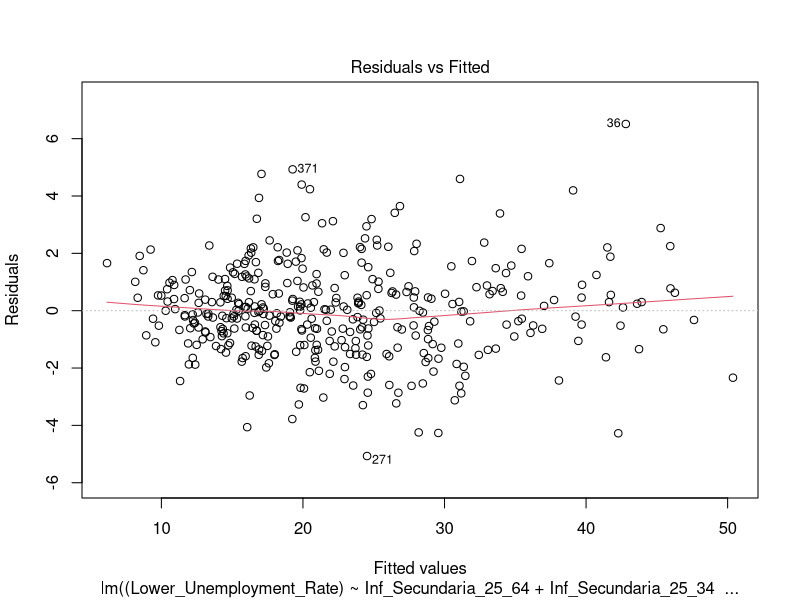
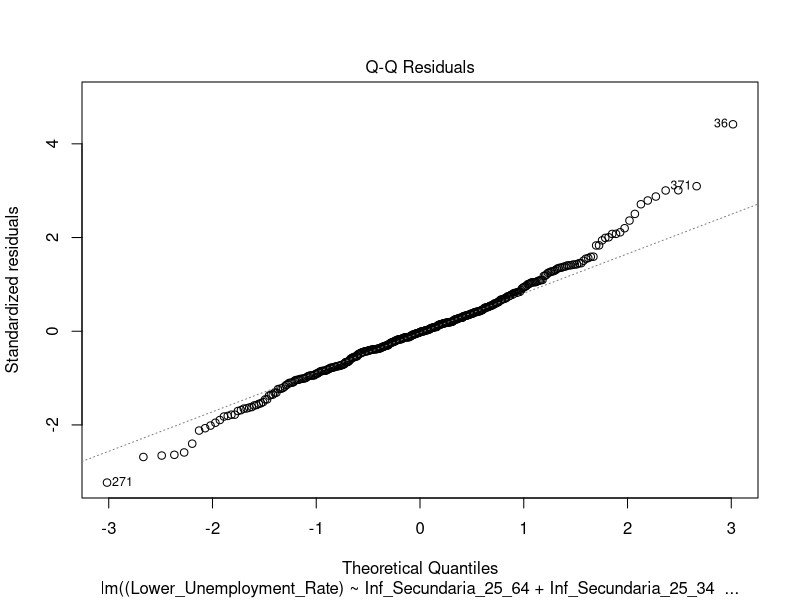
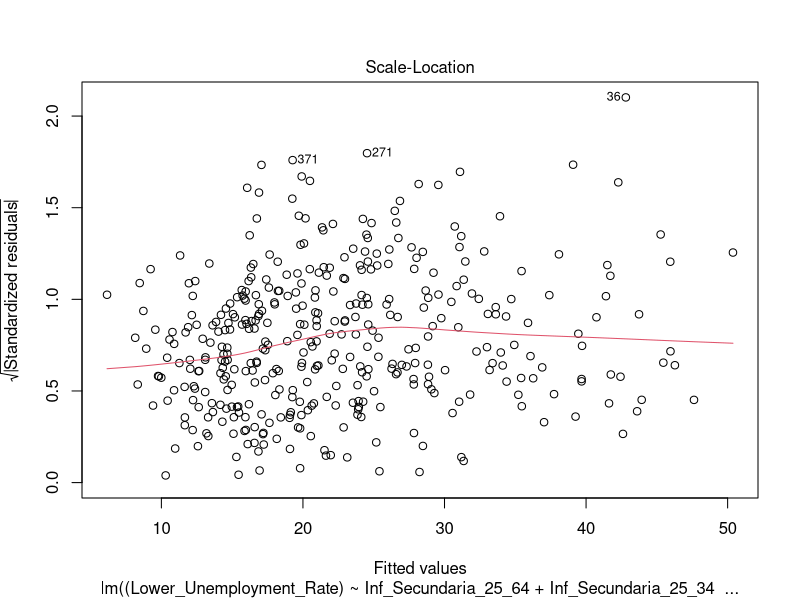
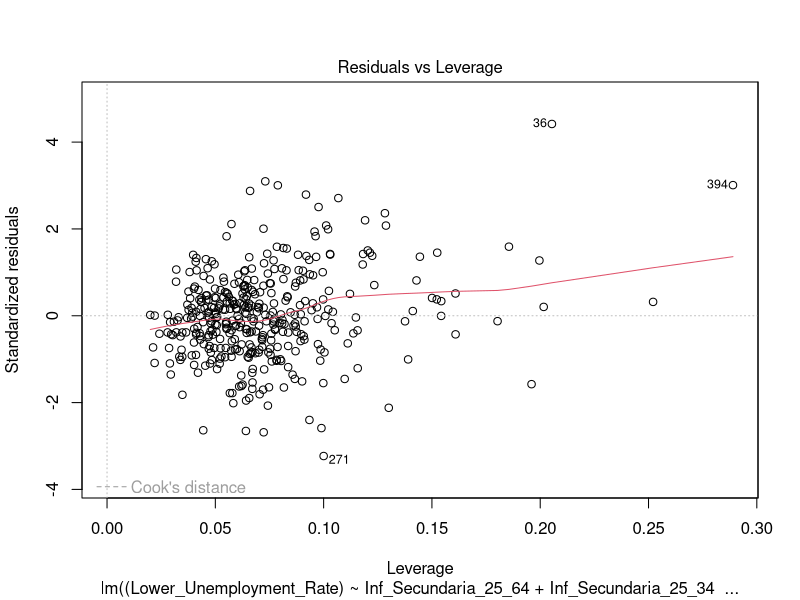
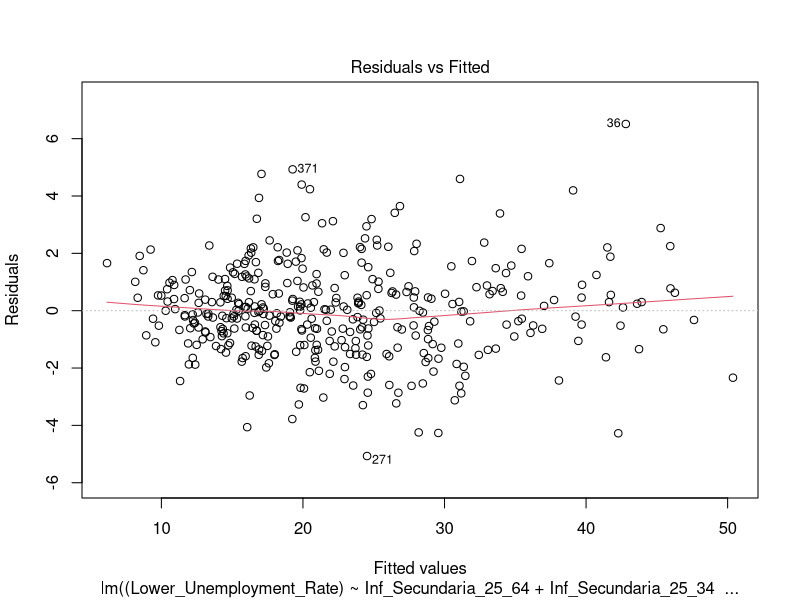
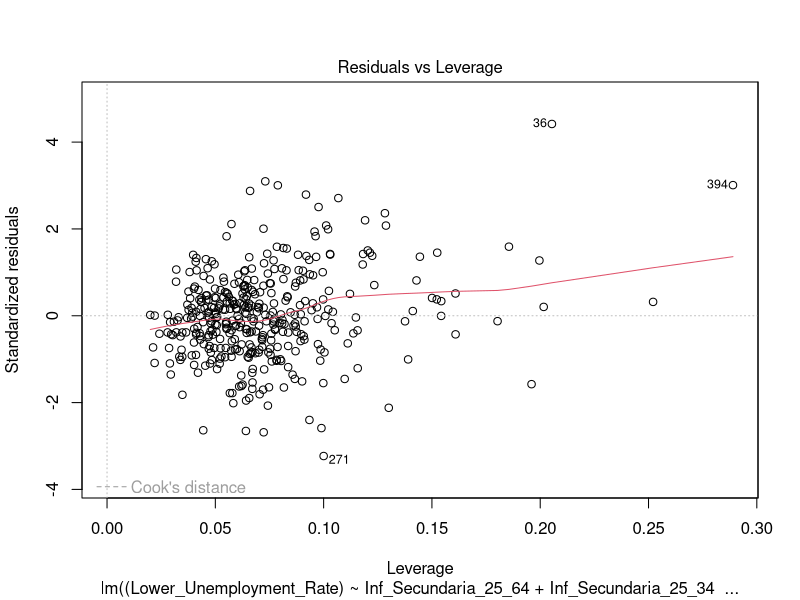
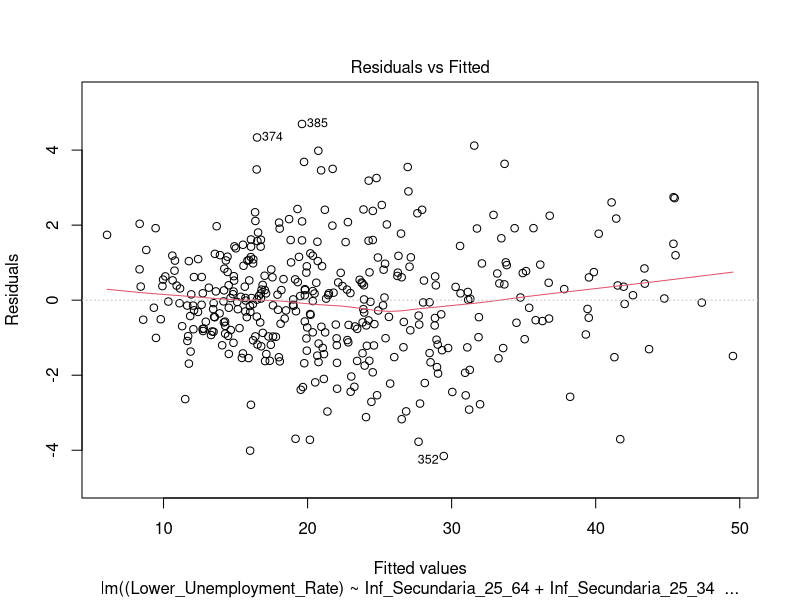
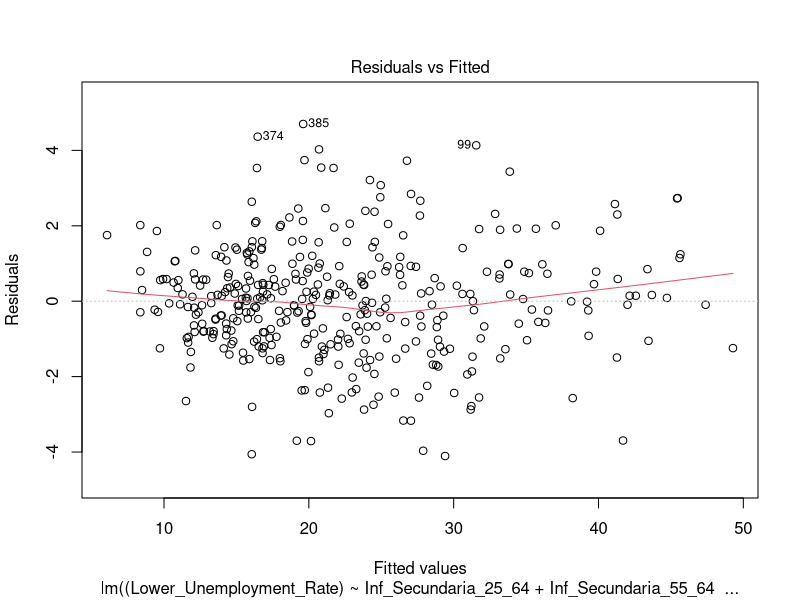

The R script that drew these images, in order:
#Set the same seed
set.seed(123)

library(tidyverse)
library(dplyr)
library(MASS)
library(car)

data1 <- read.csv("./dataset1.csv")
data2 <- read.csv("./dataset2.csv")
summary(data1)
summary(data2)
#names of columns
names(data1)
names(data2)

#Mixing both datasets
mixedDf <- inner_join(data1, data2, by = c("CCAA", "Sex", "Year"))

#Remove NAs values
mixedDf <- na.omit(mixedDf)
summary(mixedDf)
dim(mixedDf)

# Mod1 using F1
mod1 <- lm((Lower_Unemployment_Rate) ~ Inf_Secundaria_25_64 + Inf_Secundaria_25_34 + 
             Inf_Secundaria_55_64 + Segunda_Etapa_25_64 + Segunda_Etapa_25_34 + 
             Segunda_Etapa_55_64 + Superior_25_64 + Superior_25_34 + Superior_55_64 +
             Age12_Suitability + Age15_Suitability + Middle_Unemployment_Rate + 
             Upper_Unemployment_Rate + Lower_Emp_Rate_25_64 + Lower_Emp_Rate_25_34 +
             Middle_Emp_Rate_25_64 + Middle_Emp_Rate_25_34 + Upper_Emp_Rate_25_64 + 
             Upper_Emp_Rate_25_34 + Lower_Activity_Rate_25_64 + Lower_Activity_Rate_25_34 +
             Middle_Activity_Rate_25_64 + Middle_Activity_Rate_25_34 + 
             Upper_Activity_Rate_25_64 + Upper_Activity_Rate_25_34 + Sex + Year, data = mixedDf)

#Plotting mod1
plot(mod1)

# Summary 
summary(mod1)

#Firstly we will detect and eliminate the noise
######Checking for outliers######
plot(mod1,1)

res_stud <- rstudent(mod1)
outliers <- which(abs(res_stud) > 3)
print(outliers)

######Leverage points######
plot(mod1,5)
sort(cooks.distance(mod1))
#We can see that firstly the observations 36, 306 and 373 could be outliers in the 
#Residuals vs Fitted plot (line 43). 
#Moreover, looking ate the Residuals vs Leverage plot (line 50), 
#the values 36 abd 394 could also be leverage points
#Aditionaly, in lines 84 and 85 we computed the outliers with the formula, with this
#we can see that the observations 303, 370 and 391 are also outliers.
#We proceed with the elimination

noise_names <- c("36", "268", "271", "368", "370", "371", "373", "391", "394")

#Filter the original dataset finding the four values
mixedDfSubset <- mixedDf[!(rownames(mixedDf) %in% noise_names), ]

summary(mixedDfSubset)

#Now that the outliers and leverage points have been erased, we will create again our model

mod_clean <- lm((Lower_Unemployment_Rate) ~ Inf_Secundaria_25_64 + Inf_Secundaria_25_34 + 
                  Inf_Secundaria_55_64 + Segunda_Etapa_25_64 + Segunda_Etapa_25_34 + 
                  Segunda_Etapa_55_64 + Superior_25_64 + Superior_25_34 + Superior_55_64 +
                  Age12_Suitability + Age15_Suitability + Middle_Unemployment_Rate + 
                  Upper_Unemployment_Rate + Lower_Emp_Rate_25_64 + Lower_Emp_Rate_25_34 +
                  Middle_Emp_Rate_25_64 + Middle_Emp_Rate_25_34 + Upper_Emp_Rate_25_64 + 
                  Upper_Emp_Rate_25_34 + Lower_Activity_Rate_25_64 + Lower_Activity_Rate_25_34 +
                  Middle_Activity_Rate_25_64 + Middle_Activity_Rate_25_34 + 
                  Upper_Activity_Rate_25_64 + Upper_Activity_Rate_25_34 + Sex + Year, data = mixedDfSubset)
summary(mod_clean)

#####Backward elimination#####

#For the first part of backward elimination, we will use the step() function in order to take
#the variables that could be relevant.
#This function does the backward elimination process by iteratively removing predictors
#in the model in order to optimise the AIC.
reducedModel <- step(mod_clean, direction = "backward")
summary(reducedModel)
# Compare models using AIC and BIC - lowest is better
AIC(mod_clean, reducedModel)
BIC(mod_clean, reducedModel)
#Both the AIC and BIC went down, meaning that the reduced model is better

#We will plot now the Residuals vs Fitted plot
plot(reducedModel, 1)
#Kind of a linear trend
#Now we will check the distribution of the residuals
shapiro.test(residuals(reducedModel))
#Slightly below the standard significance level of 0.05 (0.04576), 
#meaning that the residuals do not follow a normal distribution.
#However, it is very close to the threshold, so we will assume the
#normality assumption as "nearly satisfied"

#Now we will go on with the backward elimination, this time manually to reduce the amount of 
#variables, as we have some that might not be useful. We will determine a significance level
#of: alpha = 0.05

#Firstly, we will take out the variable Inf_Secundaria_25_34 with p-value of 0.09949
reducedModel2 <- lm((Lower_Unemployment_Rate) ~ Inf_Secundaria_25_64 + Inf_Secundaria_55_64 + 
                   Segunda_Etapa_25_34 + Superior_25_34 + Age12_Suitability + Age15_Suitability +
                   Middle_Unemployment_Rate + Upper_Unemployment_Rate + Lower_Emp_Rate_25_64 + 
                   Lower_Emp_Rate_25_34 + Middle_Emp_Rate_25_64 + Upper_Emp_Rate_25_64 + Upper_Emp_Rate_25_34 +
                   Lower_Activity_Rate_25_64 + Lower_Activity_Rate_25_34 + Middle_Activity_Rate_25_64 +
                   Upper_Activity_Rate_25_64 + Upper_Activity_Rate_25_34 + Year, data = mixedDfSubset)
summary(reducedModel2)
plot(reducedModel2,1)
plot(reducedModel2,5)

# Compare models again by using AIC and BIC
AIC(reducedModel, reducedModel2)
BIC(reducedModel, reducedModel2)
#Although the AIC slightly increased (~ 1 unit more), the BIC also slightly decreased (by ~ 3 units)
#For our purpose, we will choose the model with less variables

#Delete Superior_25_34 with p-value of 0.14719    
reducedModel3 <- lm((Lower_Unemployment_Rate) ~ Inf_Secundaria_25_64 + Inf_Secundaria_55_64 + 
                      Segunda_Etapa_25_34 + Age12_Suitability + Age15_Suitability + Middle_Unemployment_Rate + 
                      Upper_Unemployment_Rate + Lower_Emp_Rate_25_64 + Lower_Emp_Rate_25_34 + 
                      Middle_Emp_Rate_25_64 + Upper_Emp_Rate_25_64 + Upper_Emp_Rate_25_34 +
                      Lower_Activity_Rate_25_64 + Lower_Activity_Rate_25_34 + Middle_Activity_Rate_25_64 +
                      Upper_Activity_Rate_25_64 + Upper_Activity_Rate_25_34 + Year, data = mixedDfSubset)

summary(reducedModel3)
#AIC and BIC tests
AIC(reducedModel2, reducedModel3)
BIC(reducedModel2, reducedModel3)
#Now, no significant changes have occurred on the AIC, however, the BIC has decreased, meaning that
#the reducedModel3 could be better, we will use this one.

#Delete Inf_Secundaria_25_64 with p-value of 0.072997
reducedModel4 <- lm((Lower_Unemployment_Rate) ~ Inf_Secundaria_55_64 + Segunda_Etapa_25_34 + 
                      Age12_Suitability + Age15_Suitability + Middle_Unemployment_Rate + 
                      Upper_Unemployment_Rate + Lower_Emp_Rate_25_64 + Lower_Emp_Rate_25_34 + 
                      Middle_Emp_Rate_25_64 + Upper_Emp_Rate_25_64 + Upper_Emp_Rate_25_34 +
                      Lower_Activity_Rate_25_64 + Lower_Activity_Rate_25_34 + Middle_Activity_Rate_25_64 +
                      Upper_Activity_Rate_25_64 + Upper_Activity_Rate_25_34 + Year, data = mixedDfSubset)

summary(reducedModel4)
#AIC and BIC tests
AIC(reducedModel3, reducedModel4)
BIC(reducedModel3, reducedModel4)
#Finally, when deleting the Inf_Secundaria_25_64 predictor, both AIC and BIC increases drastically,
#meaning that the reduced model isn't the most appropiate one. Then, we will take the reducedModel3
#as our final model.

#Checking Collinearity
vif(reducedModel3)

#The are lots of related variables that we will have to remove
model_no_collinearity <- lm(
  Lower_Unemployment_Rate ~ Inf_Secundaria_55_64 + Segunda_Etapa_25_34 + 
    Age12_Suitability + Age15_Suitability + Middle_Unemployment_Rate + 
    Upper_Unemployment_Rate + Sex + Year, data = mixedDfSubset
)

summary(model_no_collinearity)
#Now we can see that the Inf_Secundaria_55_64 predictor has a high p-value, we will see if we
#have to delete it
model_no_collinearity2 <- lm(
  Lower_Unemployment_Rate ~ 
    Segunda_Etapa_25_34 + Age12_Suitability + Age15_Suitability + Middle_Unemployment_Rate + 
    Upper_Unemployment_Rate + Sex + Year, data = mixedDfSubset
)
summary(model_no_collinearity2)
AIC(model_no_collinearity, model_no_collinearity2)
BIC(model_no_collinearity, model_no_collinearity2)
#Both AIC and BIC reduces, meaning that the second model is more appropiate than the other

#Now we will also delete the variable Age12_Suitability as it has a p-value of 0.06713
model_no_collinearity3 <- lm(
  Lower_Unemployment_Rate ~ 
    Segunda_Etapa_25_34 + Age15_Suitability + Middle_Unemployment_Rate + 
    Upper_Unemployment_Rate + Sex + Year, data = mixedDfSubset
)
summary(model_no_collinearity3)
AIC(model_no_collinearity2, model_no_collinearity3)
BIC(model_no_collinearity2, model_no_collinearity3)
#AIC increased ~ 1 unit and BIC decreased ~ 2 units, therefore, we will consider the model with
#less variables
finalModel <- model_no_collinearity3

#check the collinearity again (It's correct now)
vif(finalModel)

#confidence intervals
confint(finalModel)

###### INFERENCE: F-TEST ######
# H0: beta_1 = beta_2 = ... = beta_8 = 0
# H1: At least one beta_i != 0

#1. Obtain summary statistics
mod_summary <- summary(finalModel)
n <- nrow(mixedDfSubset)
p <- length(coef(finalModel)) - 1

# 2. Calculate the F-statistic
TSS <- sum((mixedDfSubset$Lower_Unemployment_Rate - mean(mixedDfSubset$Lower_Unemployment_Rate))^2)
RSS <- deviance(finalModel)
df_num <- p
df_den <- n - (p + 1)

Fstat <- ((TSS - RSS)/df_num)/(RSS/df_den)

#3. Critical value F alpha (alpha = 0.05)
F_alpha <- qf(0.05, df_num, df_den, lower.tail = FALSE)

#4. Final decision
reject_H0_F <- Fstat > F_alpha
p_val_F <- pf(Fstat, df_num, df_den, lower.tail = FALSE)

cat("F-statistic:", Fstat, "\nF-critical:", F_alpha, "\nReject H0:", 
    reject_H0_F, "\nP-value:", p_val_F)
#The fact that the null hypothesis is rejected means that our model with 6 variables
#is better than the model given by the average


###### INFERENCE: T-TESTS ######
#We extract the summary of our final model
mods = summary(finalModel)

#The coefficients table includes Estimates, Std. Errors, t-values, and p-values
mods$coefficients
#Hypothesis test for a specific parameter (Year)
#H0: beta_year = 0 (Year has no effect on Unemployment)
#H1: beta_year != 0 (Year is a significant predictor)

#Extracting the t-statistic and p-value from the summary
#["Year", 3] is the t-value, ["Year", 4] is the Pr(>|t|)
#We look for the row "Year"
beta_year_test <- mods$coefficients["Year", 3]
p_value_year <- mods$coefficients["Year", 4]

#Print the test statistic and p-value from R's calculation
beta_year_test
p_value_year

#Let's compute it manually for the "Year" variable:
#t = Estimate / Std. Error
t_year <- mods$coefficients["Year", "Estimate"] / mods$coefficients["Year", "Std. Error"]
t_year

#What is the critical value setting a significance level of 0.05?
#Degrees of freedom: n - (p + 1) -> finalModel$df.residual
alpha_level <- 0.05
t_crit_upp <- qt(alpha_level/2, finalModel$df.residual, lower.tail = FALSE) 
t_crit_upp

#We can see that the distribution is symetric
#We don't really need t_crit_low because we use absolute values for a two-tailed test.
t_crit_low <- qt(alpha_level/2, finalModel$df.residual)
t_crit_low

#Compare values: We reject H0 if |t| > t_crit_upp
abs(t_year) > t_crit_upp
#We reject H0, meaning that the year is a significant predictor in our model


#Hypothesis test for Segunda_Etapa_25_34 parameter
#H0: beta_Segunda_Etapa_25_34 = 0 (Segunda_Etapa_25_34 has no effect on Unemployment)
#H1: beta_Segunda_Etapa_25_34 != 0 (Segunda_Etapa_25_34 is a significant predictor)

#Extracting the t-statistic and p-value from the summary
#["Segunda_Etapa_25_34", 3] is the t-value, ["Segunda_Etapa_25_34", 4] is the Pr(>|t|)
#We look for the row "Segunda_Etapa_25_34"
beta_segunda_25_34_test <- mods$coefficients["Segunda_Etapa_25_34", 3]
p_value_segunda_25_34 <- mods$coefficients["Segunda_Etapa_25_34", 4]

#Print the test statistic and p-value from R's calculation
beta_segunda_25_34_test
p_value_segunda_25_34

#Let's compute it manually for the "Segunda_Etapa_25_34" variable:
#t = Estimate / Std. Error
t_segunda_25_34 <- mods$coefficients["Segunda_Etapa_25_34", "Estimate"] / mods$coefficients["Segunda_Etapa_25_34", "Std. Error"]
t_segunda_25_34

#Compare values: We reject H0 if |t| > t_crit_upp
abs(t_segunda_25_34) > t_crit_upp
#We reject H0, meaning that the Segunda_Etapa_25_34 is a significant predictor in our model


#Hypothesis test for Middle_Unemployment_Rate parameter
#H0: beta_Middle_Unemployment_Rate = 0 (Middle_Unemployment_Rate has no effect on Unemployment)
#H1: beta_Middle_Unemployment_Rate != 0 (Middle_Unemployment_Rate is a significant predictor)

#Extracting the t-statistic and p-value from the summary
#["Middle_Unemployment_Rate", 3] is the t-value, ["Middle_Unemployment_Rate", 4] is the Pr(>|t|)
#We look for the row "Middle_Unemployment_Rate"
beta_Middle_Unemployment_Rate_test <- mods$coefficients["Middle_Unemployment_Rate", 3]
p_value_Middle_Unemployment_Rate <- mods$coefficients["Middle_Unemployment_Rate", 4]

#Print the test statistic and p-value from R's calculation
beta_Middle_Unemployment_Rate_test
p_value_Middle_Unemployment_Rate

#Let's compute it manually for the "Middle_Unemployment_Rate" variable:
#t = Estimate / Std. Error
t_Middle_Unemployment_Rate <- mods$coefficients["Middle_Unemployment_Rate", "Estimate"] / mods$coefficients["Middle_Unemployment_Rate", "Std. Error"]
t_Middle_Unemployment_Rate

#Compare values: We reject H0 if |t| > t_crit_upp
abs(t_Middle_Unemployment_Rate) > t_crit_upp
#We reject H0, meaning that the Middle_Unemployment_Rate is a significant predictor in our model

summary(finalModel)
#Hypothesis test for Middle_Unemployment_Rate parameter
#H0: beta_Age15_Suitability = 0 (Middle_Unemployment_Rate has no effect on Unemployment)
#H1: beta_Age15_Suitability != 0 (Middle_Unemployment_Rate is a significant predictor)

#Extracting the t-statistic and p-value from the summary
#["Upper_Unemployment_Rate", 3] is the t-value, ["Upper_Unemployment_Rate", 4] is the Pr(>|t|)
#We look for the row "Upper_Unemployment_Rate"
beta_Upper_Unemployment_Rate_test <- mods$coefficients["Upper_Unemployment_Rate", 3]
p_value_Upper_Unemployment_Rate <- mods$coefficients["Upper_Unemployment_Rate", 4]

#Print the test statistic and p-value from R's calculation
beta_Upper_Unemployment_Rate_test
p_value_Upper_Unemployment_Rate

#Let's compute it manually for the "Upper_Unemployment_Rate" variable:
#t = Estimate / Std. Error
t_Upper_Unemployment_Rate <- mods$coefficients["Upper_Unemployment_Rate", "Estimate"] / mods$coefficients["Upper_Unemployment_Rate", "Std. Error"]
t_Upper_Unemployment_Rate

#Compare values: We reject H0 if |t| > t_crit_upp
abs(t_Upper_Unemployment_Rate) > t_crit_upp
#We reject H0, meaning that the Upper_Unemployment_Rate is a significant predictor in our model
summary(finalModel)
#Hypothesis test for Age15_Suitability parameter
#H0: beta_Age15_Suitability = 0 (Age15_Suitability has no effect on Unemployment)
#H1: beta_Age15_Suitability != 0 (Age15_Suitability is a significant predictor)

#Extracting the t-statistic and p-value from the summary
#["Age15_Suitability", 3] is the t-value, ["Age15_Suitability", 4] is the Pr(>|t|)
#We look for the row "Age15_Suitability"
beta_Age15_Suitability_test <- mods$coefficients["Age15_Suitability", 3]
p_value_Age15_Suitability <- mods$coefficients["Age15_Suitability", 4]

#Print the test statistic and p-value from R's calculation
beta_Age15_Suitability_test
p_value_Age15_Suitability

#Let's compute it manually for the "Age15_Suitability" variable:
#t = Estimate / Std. Error
t_Age15_Suitability <- mods$coefficients["Age15_Suitability", "Estimate"] / mods$coefficients["Age15_Suitability", "Std. Error"]
t_Age15_Suitability

#Compare values: We reject H0 if |t| > t_crit_upp
abs(t_Age15_Suitability) > t_crit_upp
#We reject H0, meaning that the Age15_Suitability is a significant predictor in our model


#Hypothesis test for SexMale parameter
#H0: beta_Sex = 0 (SexMale has no effect on Unemployment)
#H1: beta_Sex != 0 (SexMale is a significant predictor)

#Extracting the t-statistic and p-value from the summary
#["SexMale", 3] is the t-value, ["SexMale", 4] is the Pr(>|t|)
#We look for the row "SexMale"
beta_SexMale_test <- mods$coefficients["SexMale", 3]
p_value_SexMale <- mods$coefficients["SexMale", 4]

#Print the test statistic and p-value from R's calculation
beta_SexMale_test
p_value_SexMale

#Let's compute it manually for the "SexMale" variable:
#t = Estimate / Std. Error
t_SexMale <- mods$coefficients["SexMale", "Estimate"] / mods$coefficients["SexMale", "Std. Error"]
t_SexMale

#Compare values: We reject H0 if |t| > t_crit_upp
abs(t_SexMale) > t_crit_upp
#We reject H0, meaning that the Age15_Suitability is a significant predictor in our model

###############################
# MODEL DIAGNOSTICS FOR THE FINAL MODEL
###############################

#Diagnostic plots for the final model
plot(finalModel,1)
plot(finalModel,2)
plot(finalModel,3)
plot(finalModel,4)

##########   RESULTS   ##########
#The residuals appear randomly scattered around zero, 
#suggesting that the linearity assumption is reasonably satisfied.
#The Q-Q plot shows that most residuals lie close to the theoretical line, 
#indicating approximate normality with some deviations in the extreme values.

#The diagnostic plots suggest that the main assumptions of the
#linear regression model are reasonably satisfied

#Normality test for residuals
shapiro.test(residuals(finalModel))
#Residuals are approximately normally distributed, with slight deviations in the tails.


#Confidence interval of the final model
confint(finalModel)

##########   TRAINING/TESTING   ##########

#We are going to split the dataset in 70% Training and 30% Testing

train_index <- sample(1:nrow(mixedDfSubset), 0.7 * nrow(mixedDfSubset))

train_data <- mixedDfSubset[train_index, ]
test_data <- mixedDfSubset[-train_index, ]

model_train <- lm(
  Lower_Unemployment_Rate ~ 
    Segunda_Etapa_25_34 + Age15_Suitability + Middle_Unemployment_Rate + 
    Upper_Unemployment_Rate + Sex + Year, data = train_data
)

#Now let's do the predictions using the training model
predictions <- predict(model_train, newdata = test_data)

#Let's compute the prediction and confidence intervals
final_intervals <- predict(model_train, newdata = test_data, interval = "prediction")
final_confidence <- predict(model_train, newdata = test_data, interval = "confidence")

#We will create a matrix showing the real values, the predicted values and both the confidence
#and prediction intervals
results_comparison <- cbind(Actual = test_data$Lower_Unemployment_Rate, 
                            Fit = final_intervals[,"fit"],
                            LWR_Prediction = final_intervals[,"lwr"],
                            UPR_Prediction = final_intervals[,"upr"],
                            LWR_Confidence = final_confidence[,"lwr"],
                            UPR_Confidence = final_confidence[,"upr"])

head(results_comparison)
